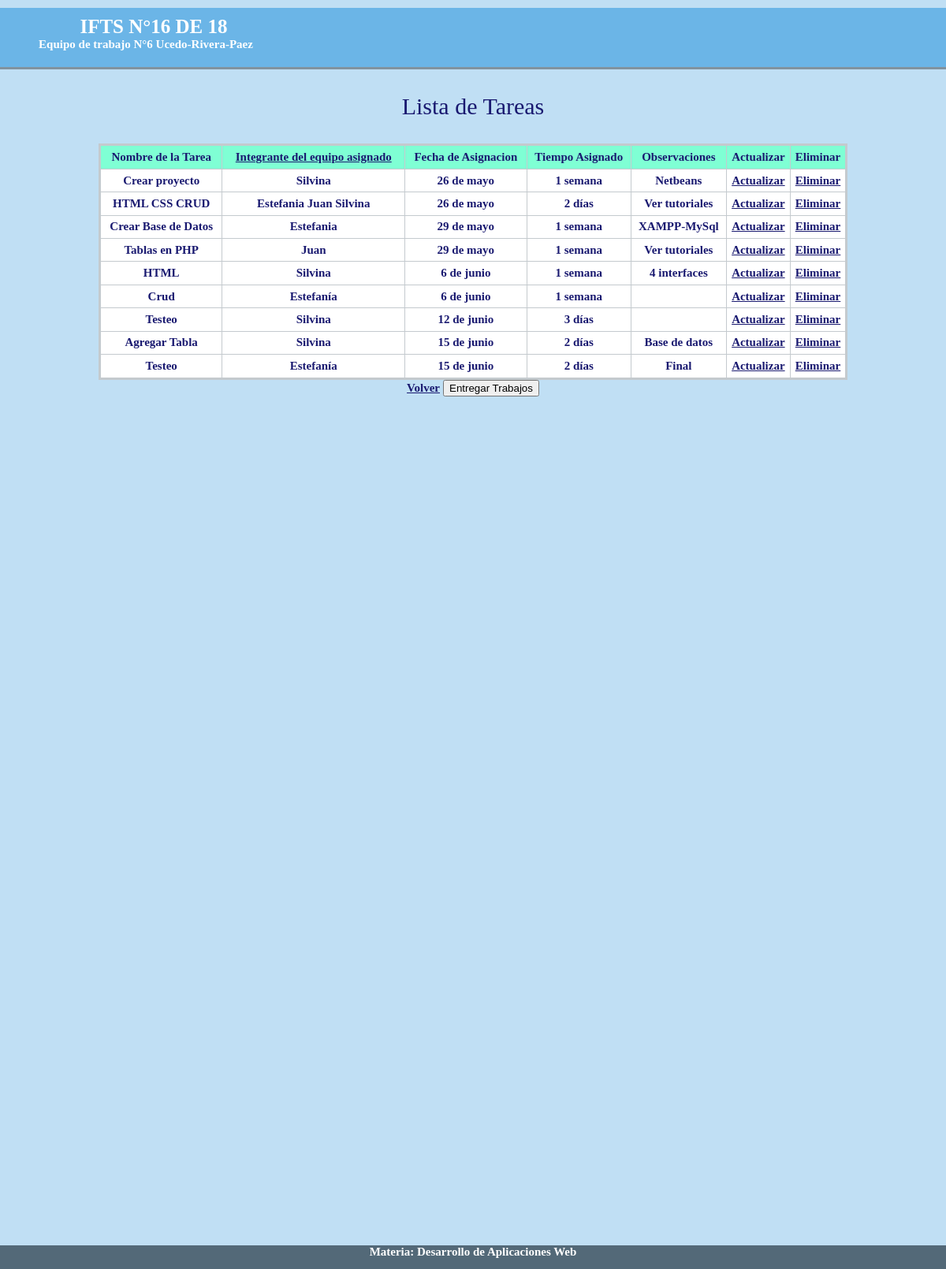
/listaTareas/mostrar.php, run on the app's committed database.
### tables this page shows
CREATE TABLE `registros` (
  `id` int(11) NOT NULL,
  `nombre` varchar(50) NOT NULL,
  `autor` varchar(50) NOT NULL,
  `fecha_asig` varchar(50) NOT NULL,
  `tiempo` varchar(50) NOT NULL,
  `observaciones` varchar(50) NOT NULL
);

### listaTareas/crud_tarea.php (called while the page is built, shortened)
<?php
	class CrudTarea{
		public function mostrar(){
			$db=Db::conectar();
			$listaTareas=[];
			$select=$db->query('SELECT * FROM registros');
			foreach($select->fetchAll() as $tarea){
				$myTarea= new Tarea();
				$myTarea->setId($tarea['id']);
				$myTarea->setNombre($tarea['nombre']);
				$myTarea->setAutor($tarea['autor']);
				$myTarea->setFecha_asig($tarea['fecha_asig']);
                                $myTarea->setTiempo($tarea['tiempo']);
				$myTarea->setObservaciones($tarea['observaciones']);
				$listaTareas[]=$myTarea;
			}
			return $listaTareas;
		}
	}
?>

### listaTareas/tarea.php (called while the page is built, shortened)
<?php
	class Tarea{
		private $id;
		private $nombre;
		private $autor;
		private $fecha_asig;
                private $tiempo;
		private $observaciones;
		public function getNombre(){
		return $this->nombre;
		}
		public function setNombre($nombre){
			$this->nombre = $nombre;
		}
		public function getAutor(){
			return $this->autor;
		}
		public function setAutor($autor){
			$this->autor = $autor;
		}
		public function getFecha_asig(){
		return $this->fecha_asig;
		}
		public function setFecha_asig($fecha_asig){
			$this->fecha_asig = $fecha_asig;
		}
                public function getTiempo(){
		return $this->tiempo;
		}
		public function setTiempo($tiempo){
			$this->tiempo = $tiempo;
		}
                public function getObservaciones(){
		return $this->observaciones;
		}
		public function setObservaciones($observaciones){
			$this->observaciones = $observaciones;
		}
		public function getId(){
			return $this->id;
		}
		public function setId($id){
			$this->id = $id;
		}
	}
?>

### listaTareas/mostrar.php (the view, shortened to what this page needs)
<?php
require_once('crud_tarea.php');
require_once('tarea.php');
$crud=new CrudTarea();
$listaTareas=$crud->mostrar();
?>
<!DOCTYPE html>
<html>
    <head>
        <link href="mostrar.css" rel="stylesheet" type="text/css"/>
    </head>
    <body>
        <header>
            <div class='col1'>
            <div id="titulo">
            IFTS N°16 DE 18
            </div>
            </div>
            <div id="titulo2">
            Equipo de trabajo N°6 Ucedo-Rivera-Paez
            </div>
        </header>
        <center>
            <p>Lista de Tareas</p>
	<table border=1>
		    <head>
			<td>Nombre de la Tarea</td>
                        <td><a href="mostrar_integrantes.php">Integrante del equipo asignado</a></td>
			<td>Fecha de Asignacion</td>
                        <td>Tiempo Asignado</td>
			<td>Observaciones</td>
                       	<td>Actualizar</td>
			<td>Eliminar</td>
		    </head>
		    <body>
			<?php foreach ($listaTareas as $tarea) {?>
			<tr id="prueba">
				<td><?php echo $tarea->getNombre() ?></td>
				<td><?php echo $tarea->getAutor() ?></td>
				<td><?php echo $tarea->getFecha_asig()?> </td>
                                <td><?php echo $tarea->getTiempo() ?></td>
				<td><?php echo $tarea->getObservaciones() ?></td>
				<td><a href="actualizar.php?id=<?php echo $tarea->getId()?>&accion=a">Actualizar</a> </td>
				<td><a href="administrar_tarea.php?id=<?php echo $tarea->getId()?>&accion=e">Eliminar</a>   </td>
			</tr>
			<?php }?>
                    </body>
	</table>
	<a href="index.php">Volver</a>
        <button onclick="location.href='entregas.php'">Entregar Trabajos</button>
        </center>
        <footer>
        Materia: Desarrollo de Aplicaciones Web
        </footer>
    </body>
</html>

### listaTareas/mostrar.css (style rules this page uses)
body { margin: 0px; background-color:#C0DFF4; width: 100%; height: 200vh; }
header { width: 100%; height: 75px; border-bottom: #81939F solid 3px; color:white; background-color:#6BB5E7; text-align:center; }
.col1 { width: 50%; float: left; font-weight: bolder; font-family: sans-serif; image-resolution:normal; }
#titulo { width: 70%; margin-left: -15px; margin-top: 10px; font-size: 25px; font-family:cursive; font-weight: bold; }
#titulo2 { width: 30%; margin-right: 10px; margin-top: 10px; font-size: 15px; margin-left: 5px; font-family:cursive; font-weight: bold }
p { font-family:cursive; font-size: 30px; color:midnightblue; }
table { border:3px solid #C4CACE; background-color:aquamarine; text-align:center; border-collapse: collapse; width: 950px; height: 300px; margin-top: 30px; }
tr { alignment-adjust:central; }
#prueba { background-color: white; font-size: 10px; font-weight:normal; }
td { font-family:cursive; font-size: 15px; font-weight:bold; color:midnightblue; }
a { font-family:cursive; font-size:20px; color:midnightblue; }
a { font-size:15px; font-family:cursive; font-weight:bold; color:midnightblue; }
footer { background-color: #536978; font-size:15px; font-weight:bold; font-family:cursive; color:white; width: 100%; text-align: center; height: 30px; position: fixed; bottom: 0px; }

### data on the page
registros: nombre "Crear proyecto", autor "Silvina", fecha_asig "26 de mayo", tiempo "1 semana", observaciones "Netbeans"
registros: nombre "HTML CSS CRUD", autor "Estefania Juan Silvina", fecha_asig "26 de mayo", tiempo "2 días", observaciones "Ver tutoriales"
registros: nombre "Crear Base de Datos", autor "Estefania", fecha_asig "29 de mayo", tiempo "1 semana", observaciones "XAMPP-MySql"
registros: nombre "Tablas en PHP", autor "Juan", fecha_asig "29 de mayo", tiempo "1 semana", observaciones "Ver tutoriales"
registros: nombre "HTML", autor "Silvina", fecha_asig "6 de junio", tiempo "1 semana", observaciones "4 interfaces"
registros: nombre "Crud", autor "Estefanía", fecha_asig "6 de junio", tiempo "1 semana"
registros: nombre "Testeo", autor "Silvina", fecha_asig "12 de junio", tiempo "3 días"
registros: nombre "Agregar Tabla", autor "Silvina", fecha_asig "15 de junio", tiempo "2 días", observaciones "Base de datos"
registros: nombre "Testeo", autor "Estefanía", fecha_asig "15 de junio", tiempo "2 días", observaciones "Final"
